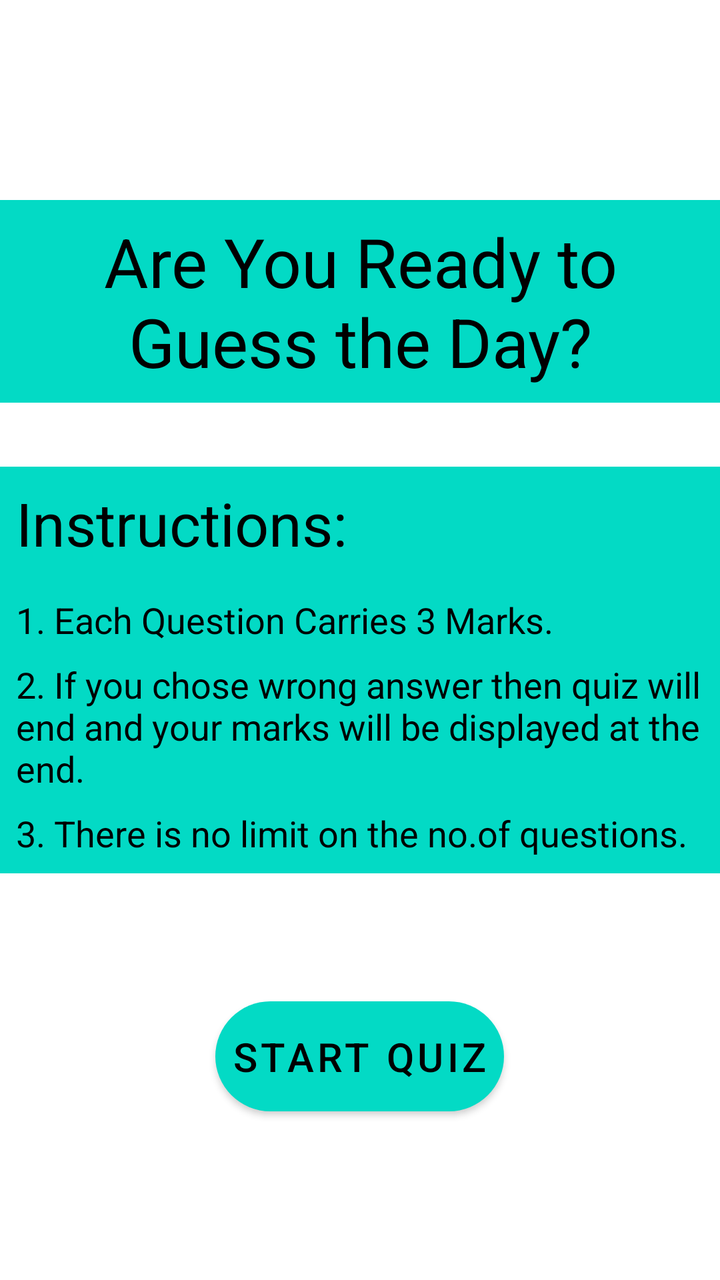
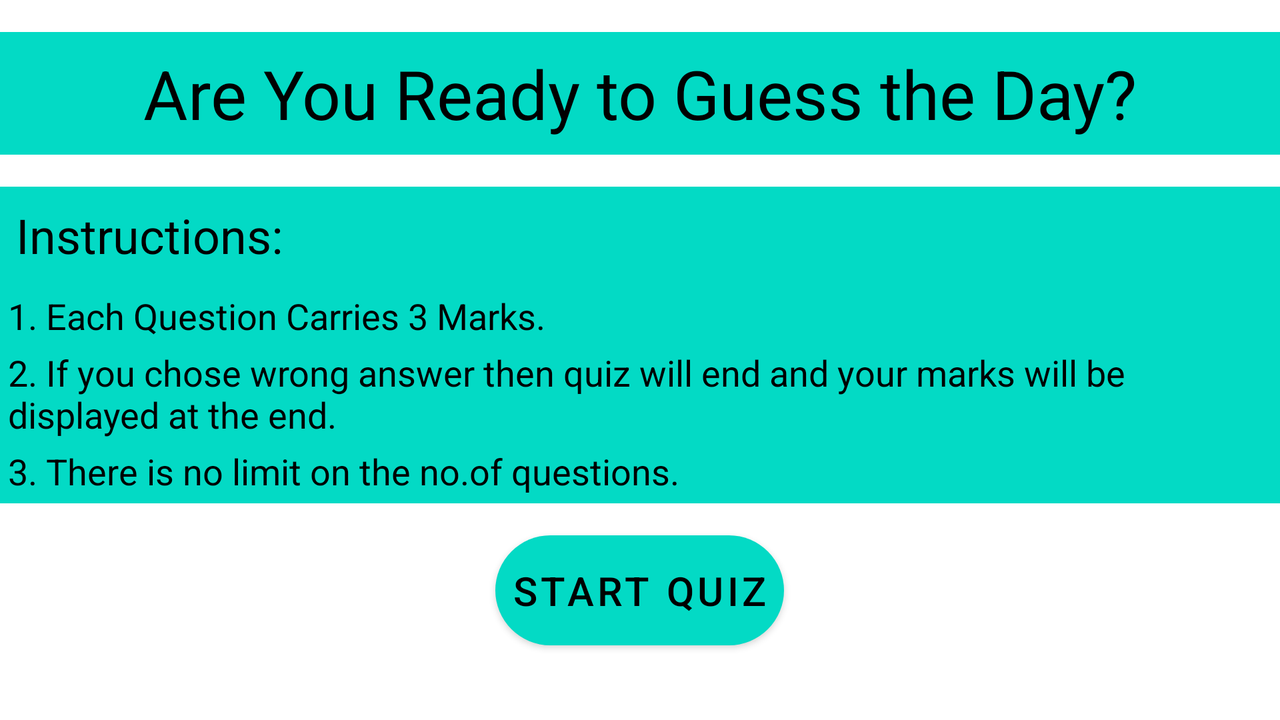

An Android layout and its configuration variant, each rendered on a device that would load it. The default file and the variant file are quoted in full after the pictures.
<!-- AndroidManifest.xml: application theme Theme.AppDevTask1 -->
<!-- res/layout/activity_2.xml -->
<?xml version="1.0" encoding="utf-8"?>
<androidx.constraintlayout.widget.ConstraintLayout xmlns:android="http://schemas.android.com/apk/res/android"
    xmlns:app="http://schemas.android.com/apk/res-auto"
    xmlns:tools="http://schemas.android.com/tools"
    android:layout_width="match_parent"
    android:layout_height="match_parent"
    tools:context=".Activity2">

    <TextView
        android:id="@+id/textView7"
        android:layout_width="0dp"
        android:layout_height="wrap_content"
        android:background="@color/teal_200"
        android:gravity="center"
        android:padding="8dp"
        android:textAllCaps="true"
        android:textColor="#000000"
        android:textSize="40sp"
        app:layout_constraintBottom_toBottomOf="@+id/linear1"
        app:layout_constraintEnd_toEndOf="@+id/linear1"
        app:layout_constraintStart_toStartOf="parent"
        app:layout_constraintTop_toTopOf="@+id/linear1"
        tools:text="TextView" />

    <LinearLayout
        android:id="@+id/linear1"
        android:layout_width="0dp"
        android:layout_height="0dp"
        android:orientation="vertical"
        android:visibility="invisible"
        app:layout_constraintBottom_toBottomOf="parent"
        app:layout_constraintEnd_toEndOf="parent"
        app:layout_constraintStart_toStartOf="parent"
        app:layout_constraintTop_toTopOf="parent">

        <TextView
            android:id="@+id/question"
            android:layout_width="match_parent"
            android:layout_height="wrap_content"
            android:layout_marginTop="100dp"
            android:background="#03DAC5"
            android:gravity="center"
            android:padding="8dp"
            android:textColor="#FF000000"
            android:textSize="34sp"
            android:textStyle="bold" />

        <Button
            android:id="@+id/button1"
            android:layout_width="150dp"
            android:layout_height="wrap_content"
            android:layout_marginStart="32dp"
            android:layout_marginLeft="32dp"
            android:layout_marginTop="64dp"
            android:layout_marginBottom="16dp"
            android:background="@drawable/rounded_corners"
            android:textColor="@color/black"
            app:backgroundTint="@color/teal_200" />

        <Button
            android:id="@+id/button2"
            android:layout_width="150dp"
            android:layout_height="wrap_content"
            android:layout_marginStart="32dp"
            android:layout_marginLeft="32dp"
            android:layout_marginTop="8dp"
            android:layout_marginBottom="16dp"
            android:background="@drawable/rounded_corners"
            android:textColor="@color/black"
            app:backgroundTint="@color/teal_200" />

        <Button
            android:id="@+id/button3"
            android:layout_width="150dp"
            android:layout_height="wrap_content"
            android:layout_marginStart="32dp"
            android:layout_marginLeft="32dp"
            android:layout_marginTop="8dp"
            android:layout_marginBottom="16dp"
            android:background="@drawable/rounded_corners"
            android:textColor="@color/black"
            app:backgroundTint="@color/teal_200" />

        <Button
            android:id="@+id/button4"
            android:layout_width="150dp"
            android:layout_height="wrap_content"
            android:layout_marginStart="32dp"
            android:layout_marginLeft="32dp"
            android:layout_marginTop="8dp"
            android:background="@drawable/rounded_corners"
            android:textColor="@color/black"
            app:backgroundTint="@color/teal_200" />


    </LinearLayout>

    <LinearLayout
        android:id="@+id/linear2"
        android:layout_width="match_parent"
        android:layout_height="match_parent"
        android:orientation="vertical"
        android:visibility="visible"
        tools:layout_editor_absoluteY="473dp">

        <TextView
            android:id="@+id/textView3"
            android:layout_width="match_parent"
            android:layout_height="wrap_content"
            android:layout_marginTop="100dp"
            android:background="@color/teal_200"
            android:gravity="center"
            android:paddingLeft="8dp"
            android:paddingTop="8dp"
            android:paddingRight="8dp"
            android:paddingBottom="8dp"
            android:text="Are You Ready to Guess the Day?"
            android:textColor="#ff000000"
            android:textSize="34sp" />

        <TextView
            android:id="@+id/textView5"
            android:layout_width="match_parent"
            android:layout_height="wrap_content"
            android:layout_marginTop="32dp"
            android:background="@color/teal_200"
            android:padding="8dp"
            android:text="Instructions:"
            android:textColor="@color/black"
            android:textSize="30sp" />

        <TextView
            android:id="@+id/textView6"
            android:layout_width="match_parent"
            android:layout_height="wrap_content"
            android:background="@color/teal_200"
            android:padding="8dp"
            android:text="1. Each Question Carries 3 Marks."
            android:textColor="@color/black"
            android:textSize="18sp" />

        <TextView
            android:id="@+id/textView8"
            android:layout_width="match_parent"
            android:layout_height="wrap_content"
            android:background="@color/teal_200"
            android:paddingLeft="8dp"
            android:text="2. If you chose wrong answer then quiz will end and your marks will be displayed at the end."
            android:textColor="@color/black"
            android:textSize="18sp" />

        <TextView
            android:id="@+id/textView9"
            android:layout_width="match_parent"
            android:layout_height="wrap_content"
            android:background="@color/teal_200"
            android:padding="8dp"
            android:text="3. There is no limit on the no.of questions."
            android:textColor="@color/black"
            android:textSize="18sp" />

        <Button
            android:id="@+id/button"
            android:layout_width="wrap_content"
            android:layout_height="wrap_content"
            android:layout_gravity="center"
            android:layout_marginTop="64dp"
            android:layout_marginEnd="0dp"
            android:layout_marginRight="0dp"
            android:background="@drawable/rounded_corners"
            android:gravity="center"
            android:padding="8dp"
            android:text="Start Quiz"
            android:textColor="#000000"
            android:textSize="20sp"
            app:backgroundTint="@color/teal_200" />
    </LinearLayout>
</androidx.constraintlayout.widget.ConstraintLayout>
<!-- resources referenced by this layout -->
<resources>
  <!-- drawable rounded_corners (drawable) -->
  <?xml version="1.0" encoding="utf-8"?>
  <shape android:shape="rectangle" xmlns:android="http://schemas.android.com/apk/res/android">
      <corners android:radius="400dp" />
      <solid android:color="#5AEDBE"/>
  </shape>
  <style name="Theme.AppDevTask1" parent="Theme.MaterialComponents.DayNight.NoActionBar">
          
          <item name="colorPrimary">@color/purple_500</item>
          <item name="colorPrimaryVariant">@color/purple_700</item>
          <item name="colorOnPrimary">@color/white</item>
          
          <item name="colorSecondary">@color/teal_200</item>
          <item name="colorSecondaryVariant">@color/teal_700</item>
          <item name="colorOnSecondary">@color/black</item>
          
          <item name="android:statusBarColor" tools:targetApi="l">?attr/colorSecondary</item>
          
      </style>
</resources>
<!-- res/layout-land/activity_2.xml (the repository's variant of the layout above) -->
<!-- drawn on the phone turned sideways -->
<?xml version="1.0" encoding="utf-8"?>
<androidx.constraintlayout.widget.ConstraintLayout xmlns:android="http://schemas.android.com/apk/res/android"
    xmlns:app="http://schemas.android.com/apk/res-auto"
    xmlns:tools="http://schemas.android.com/tools"
    android:layout_width="match_parent"
    android:layout_height="match_parent"
    tools:context=".Activity2">

    <LinearLayout
        android:id="@+id/linearlayout"
        android:layout_width="match_parent"
        android:layout_height="match_parent"
        android:orientation="vertical"
        android:visibility="invisible"
        app:layout_constraintBottom_toBottomOf="parent"
        app:layout_constraintEnd_toEndOf="parent"
        app:layout_constraintStart_toStartOf="parent"
        app:layout_constraintTop_toTopOf="parent">

        <TextView
            android:id="@+id/textView7"
            android:layout_width="match_parent"
            android:layout_height="wrap_content"
            android:layout_gravity="bottom|center"
            android:layout_marginStart="8dp"
            android:layout_marginLeft="8dp"
            android:layout_marginTop="32dp"
            android:layout_marginEnd="8dp"
            android:layout_marginRight="8dp"
            android:background="@color/teal_200"
            android:gravity="center"
            android:padding="8dp"
            android:textAllCaps="false"
            android:textColor="#000000"
            android:textSize="34sp" />

        <TextView
            android:id="@+id/textView10"
            android:layout_width="match_parent"
            android:layout_height="wrap_content"
            android:layout_marginStart="8dp"
            android:layout_marginLeft="8dp"
            android:layout_marginEnd="8dp"
            android:layout_marginRight="8dp"
            android:background="@color/teal_200"
            android:padding="8dp"
            android:textColor="#000000"
            android:textSize="20sp" />
    </LinearLayout>

    <LinearLayout
        android:id="@+id/linear1"
        android:layout_width="0dp"
        android:layout_height="0dp"
        android:orientation="vertical"
        android:visibility="invisible"
        app:layout_constraintBottom_toBottomOf="parent"
        app:layout_constraintEnd_toEndOf="parent"
        app:layout_constraintStart_toStartOf="parent"
        app:layout_constraintTop_toTopOf="parent">

        <TextView
            android:id="@+id/timer"
            android:layout_width="wrap_content"
            android:layout_height="wrap_content"
            android:layout_gravity="right"
            android:layout_marginTop="8dp"
            android:layout_marginEnd="16dp"
            android:layout_marginRight="16dp"
            android:background="@color/teal_200"
            android:padding="8dp"
            android:textColor="@android:color/black"
            android:textSize="20sp" />

        <TextView
            android:id="@+id/question"
            android:layout_width="match_parent"
            android:layout_height="wrap_content"
            android:layout_marginTop="8dp"
            android:background="#03DAC5"
            android:gravity="center"
            android:padding="4dp"
            android:textColor="#FF000000"
            android:textSize="28sp"
            android:textStyle="bold" />

        <Button
            android:id="@+id/button1"
            android:layout_width="150dp"
            android:layout_height="wrap_content"
            android:layout_marginStart="32dp"
            android:layout_marginLeft="32dp"
            android:layout_marginTop="16dp"
            android:background="@drawable/rounded_corners"
            android:textColor="@color/black"
            app:backgroundTint="@color/teal_200" />

        <Button
            android:id="@+id/button2"
            android:layout_width="150dp"
            android:layout_height="wrap_content"
            android:layout_marginStart="32dp"
            android:layout_marginLeft="32dp"
            android:layout_marginTop="8dp"
            android:background="@drawable/rounded_corners"
            android:textColor="@color/black"
            app:backgroundTint="@color/teal_200" />

        <Button
            android:id="@+id/button3"
            android:layout_width="150dp"
            android:layout_height="wrap_content"
            android:layout_marginStart="32dp"
            android:layout_marginLeft="32dp"
            android:layout_marginTop="8dp"
            android:background="@drawable/rounded_corners"
            android:textColor="@color/black"
            app:backgroundTint="@color/teal_200" />

        <Button
            android:id="@+id/button4"
            android:layout_width="150dp"
            android:layout_height="wrap_content"
            android:layout_marginStart="32dp"
            android:layout_marginLeft="32dp"
            android:layout_marginTop="8dp"
            android:background="@drawable/rounded_corners"
            android:textColor="@color/black"
            app:backgroundTint="@color/teal_200" />


    </LinearLayout>

    <LinearLayout
        android:id="@+id/linear2"
        android:layout_width="match_parent"
        android:layout_height="match_parent"
        android:orientation="vertical"
        android:visibility="visible"
        app:layout_constraintBottom_toBottomOf="parent"
        app:layout_constraintEnd_toEndOf="parent"
        app:layout_constraintStart_toStartOf="parent"
        app:layout_constraintTop_toTopOf="parent">

        <TextView
            android:id="@+id/textView3"
            android:layout_width="match_parent"
            android:layout_height="wrap_content"
            android:layout_marginTop="16dp"
            android:background="@color/teal_200"
            android:gravity="center"
            android:paddingLeft="8dp"
            android:paddingTop="8dp"
            android:paddingRight="8dp"
            android:paddingBottom="8dp"
            android:text="Are You Ready to Guess the Day?"
            android:textColor="#ff000000"
            android:textSize="34sp" />

        <TextView
            android:id="@+id/textView5"
            android:layout_width="match_parent"
            android:layout_height="wrap_content"
            android:layout_marginTop="16dp"
            android:background="@color/teal_200"
            android:padding="8dp"
            android:text="Instructions:"
            android:textColor="@color/black"
            android:textSize="24sp" />

        <TextView
            android:id="@+id/textView6"
            android:layout_width="match_parent"
            android:layout_height="wrap_content"
            android:background="@color/teal_200"
            android:padding="4dp"
            android:text="1. Each Question Carries 3 Marks."
            android:textColor="@color/black"
            android:textSize="18sp" />

        <TextView
            android:id="@+id/textView8"
            android:layout_width="match_parent"
            android:layout_height="wrap_content"
            android:background="@color/teal_200"
            android:paddingLeft="4dp"
            android:text="2. If you chose wrong answer then quiz will end and your marks will be displayed at the end."
            android:textColor="@color/black"
            android:textSize="18sp" />

        <TextView
            android:id="@+id/textView9"
            android:layout_width="match_parent"
            android:layout_height="wrap_content"
            android:background="@color/teal_200"
            android:padding="4dp"
            android:text="3. There is no limit on the no.of questions."
            android:textColor="@color/black"
            android:textSize="18sp" />

        <Button
            android:id="@+id/button"
            android:layout_width="wrap_content"
            android:layout_height="wrap_content"
            android:layout_gravity="center"
            android:layout_marginTop="16dp"
            android:background="@drawable/rounded_corners"
            android:gravity="center"
            android:padding="8dp"
            android:text="Start Quiz"
            android:textColor="#000000"
            android:textSize="20sp"
            app:backgroundTint="@color/teal_200" />
    </LinearLayout>
</androidx.constraintlayout.widget.ConstraintLayout>
